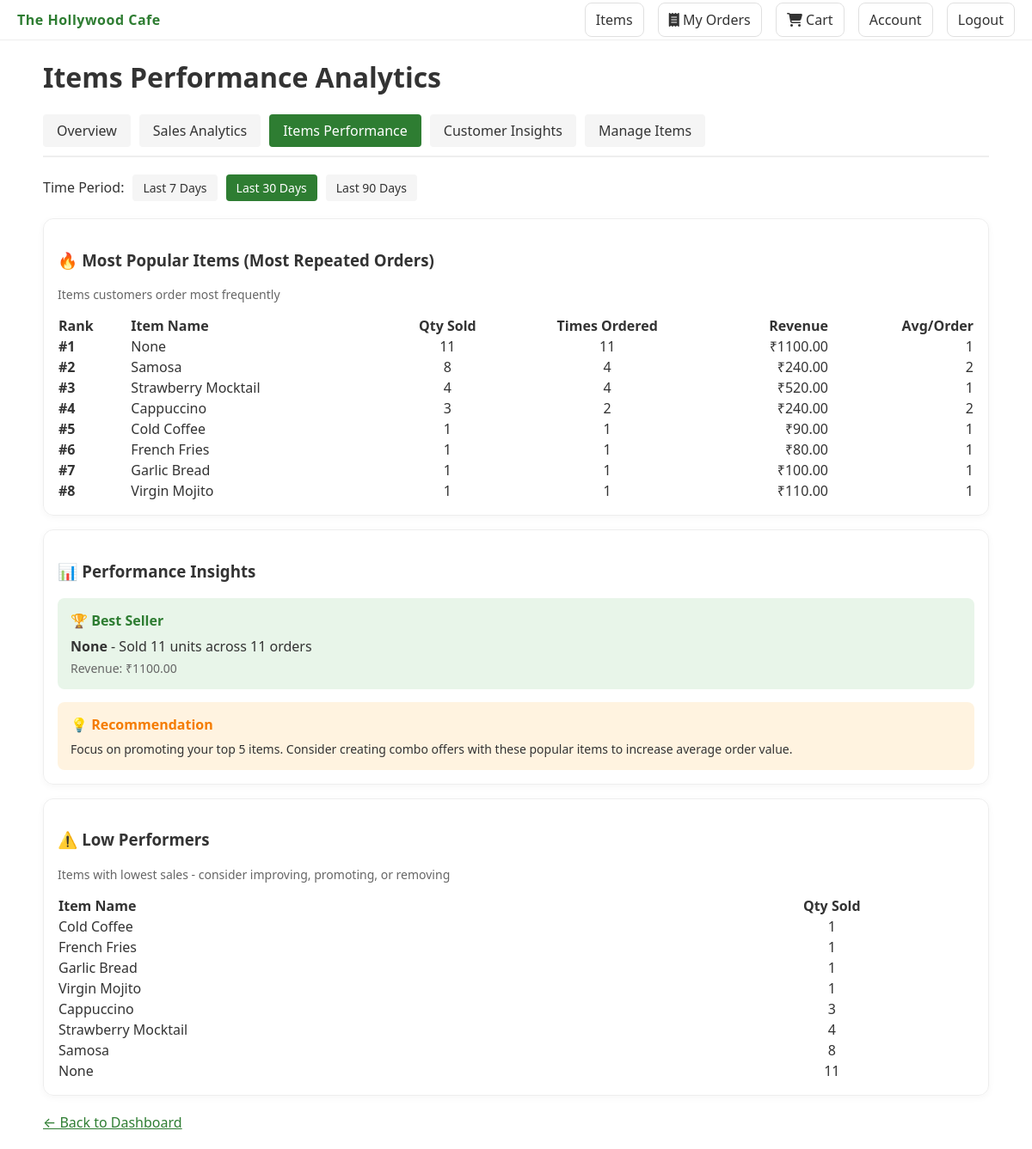
Screenshot of /manager/analytics/items/ (signed in) with the database file from the repository.
### cafe/models.py (models this page shows, shortened)
class TimeStampedModel(models.Model):
    created_at = models.DateTimeField(auto_now_add=True)
    updated_at = models.DateTimeField(auto_now=True)
    class Meta:
        abstract = True

class Item(TimeStampedModel):
    name = models.CharField(max_length=200)
    description = models.TextField(blank=True)
    price = models.DecimalField(max_digits=10, decimal_places=2)
    image = models.ImageField(upload_to='items/', blank=True, null=True)
    is_active = models.BooleanField(default=True)
    category = models.ForeignKey(ItemCategory, on_delete=models.SET_NULL, null=True, blank=True, related_name='items')

### cafe/views.py (the view)
# urls.py: path('manager/analytics/items/', views.manager_items_analytics, name='manager_items'),
@login_required
@user_passes_test(is_manager)
def manager_items_analytics(request):
    from django.db.models import Sum, Count, F, Avg
    from datetime import timedelta
    from django.utils import timezone
    days = int(request.GET.get('days', 30))
    start_date = timezone.now() - timedelta(days=days)
    top_items = (
        OrderItem.objects
        .filter(order__created_at__gte=start_date, order__status__in=['PAID', 'PREPARING', 'COMPLETED'])
        .values('item__name', 'item__id', 'item__price')
        .annotate(
            total_qty=Sum('quantity'),
            total_revenue=Sum(F('quantity') * F('unit_price')),
            order_count=Count('order', distinct=True)
        )
        .order_by('-total_qty')
    )
    low_performers = (
        OrderItem.objects
        .filter(order__created_at__gte=start_date, order__status__in=['PAID', 'PREPARING', 'COMPLETED'])
        .values('item__name', 'item__id')
        .annotate(total_qty=Sum('quantity'))
        .order_by('total_qty')[:10]
    )
    context = {
        'top_items': list(top_items),
        'low_performers': list(low_performers),
        'days': days,
    }
    return render(request, 'cafe/manager_items.html', context)

### cafe/context_processors.py (called while the page is built)
def cart_context(request):
    try:
        cart = get_or_create_cart(request)
        count = sum(ci.quantity for ci in cart.items.all())
        total = sum(ci.subtotal for ci in cart.items.all())
    except Exception:
        count = 0
        total = 0
    return {
        'cart_count': count,
        'cart_total': total,
    }

### cafe/utils.py (called while the page is built)
def get_or_create_cart(request):
    if not request.session.session_key:
        request.session.save()
    session_key = request.session.session_key
    cart = Cart.objects.filter(session_key=session_key, status='OPEN').first()
    if request.user.is_authenticated and hasattr(request.user, 'customer_profile'):
        customer = request.user.customer_profile
        if cart:
            cart.customer = customer
            cart.save()
        else:
            cart = Cart.objects.filter(customer=customer, status='OPEN').first()
            if not cart:
                cart = Cart.objects.create(session_key=session_key, customer=customer, status='OPEN')
    elif not cart:
        cart = Cart.objects.create(session_key=session_key, status='OPEN')
    return cart

### cafe/views.py (called while the page is built)
def is_manager(user):
    return user.is_authenticated and (user.is_staff or user.groups.filter(name='Manager').exists())

### cafe/templates/cafe/manager_items.html (shortened to what this page needs)
{% extends 'base.html' %}
{% block content %}
<h1>Items Performance Analytics</h1>
<nav class="analytics-nav">
  <a href="{% url 'manager_dashboard' %}">Overview</a>
  <a href="{% url 'manager_sales' %}">Sales Analytics</a>
  <a href="{% url 'manager_items' %}" class="active">Items Performance</a>
  <a href="{% url 'manager_customers' %}">Customer Insights</a>
  <a href="{% url 'items_list' %}">Manage Items</a>
</nav>
<div class="filter-bar">
  <span>Time Period:</span>
  <a href="?days=7" {% if days == 7 %}class="active"{% endif %}>Last 7 Days</a>
  <a href="?days=30" {% if days == 30 %}class="active"{% endif %}>Last 30 Days</a>
  <a href="?days=90" {% if days == 90 %}class="active"{% endif %}>Last 90 Days</a>
</div>
<div class="grid">
  <div class="card" style="grid-column: 1 / -1;">
    <h3>🔥 Most Popular Items (Most Repeated Orders)</h3>
    <p style="color:#666;font-size:14px;margin-bottom:15px;">Items customers order most frequently</p>
    {% if top_items %}
      <table style="width:100%;border-collapse:collapse;">
        <thead>
          <tr>
            <th style="text-align:left;">Rank</th>
            <th style="text-align:left;">Item Name</th>
            <th style="text-align:center;">Qty Sold</th>
            <th style="text-align:center;">Times Ordered</th>
            <th style="text-align:right;">Revenue</th>
            <th style="text-align:right;">Avg/Order</th>
          </tr>
        </thead>
        <tbody>
          {% for item in top_items %}
            <tr>
              <td><strong>#{{ forloop.counter }}</strong></td>
              <td>{{ item.item__name }}</td>
              <td style="text-align:center;">{{ item.total_qty }}</td>
              <td style="text-align:center;">{{ item.order_count }}</td>
              <td style="text-align:right;">₹{{ item.total_revenue|floatformat:2 }}</td>
              <td style="text-align:right;">{% widthratio item.total_qty item.order_count 1 %}</td>
            </tr>
          {% endfor %}
        </tbody>
      </table>
    {% else %}
      <p>No data available for this period</p>
    {% endif %}
  </div>
  <div class="card" style="grid-column: 1 / -1;">
    <h3>📊 Performance Insights</h3>
    {% if top_items %}
      {% with best_seller=top_items.0 %}
        <div style="background:#e8f5e9;padding:15px;border-radius:8px;margin-bottom:15px;">
          <h4 style="margin:0 0 8px 0;color:#2e7d32;">🏆 Best Seller</h4>
          <p style="margin:0;"><strong>{{ best_seller.item__name }}</strong> - Sold {{ best_seller.total_qty }} units across {{ best_seller.order_count }} orders</p>
          <p style="margin:5px 0 0 0;color:#666;font-size:14px;">Revenue: ₹{{ best_seller.total_revenue|floatformat:2 }}</p>
        </div>
      {% endwith %}
      <div style="background:#fff3e0;padding:15px;border-radius:8px;">
        <h4 style="margin:0 0 8px 0;color:#f57c00;">💡 Recommendation</h4>
        <p style="margin:0;font-size:14px;">Focus on promoting your top 5 items. Consider creating combo offers with these popular items to increase average order value.</p>
      </div>
    {% endif %}
  </div>
  <div class="card" style="grid-column: 1 / -1;">
    <h3>⚠️ Low Performers</h3>
    <p style="color:#666;font-size:14px;margin-bottom:15px;">Items with lowest sales - consider improving, promoting, or removing</p>
    {% if low_performers %}
      <table style="width:100%;border-collapse:collapse;">
        <thead>
          <tr>
            <th style="text-align:left;">Item Name</th>
            <th style="text-align:center;">Qty Sold</th>
          </tr>
        </thead>
        <tbody>
          {% for item in low_performers %}
            <tr>
              <td>{{ item.item__name }}</td>
              <td style="text-align:center;">{{ item.total_qty }}</td>
            </tr>
          {% endfor %}
        </tbody>
      </table>
    {% else %}
      <p>No low performing items</p>
    {% endif %}
  </div>
</div>
<p style="margin-top:20px;"><a href="{% url 'manager_dashboard' %}" style="color:#2e7d32;">← Back to Dashboard</a></p>
{% endblock %}

### cafemanagementsystem/static/css/styles.css (style rules this page uses)
:root { --primary: #2e7d32; --accent: #ff7043; --bg: #ffffff; --text: #333333; }
body { font-family: system-ui, -apple-system, Segoe UI, Roboto, "Helvetica Neue", Arial, "Noto Sans", "Apple Color Emoji", "Segoe UI Emoji"; color: var(--text); background: var(--bg); margin: 0; }
.card { border: 1px solid #eee; border-radius: 12px; padding: 16px; box-shadow: 0 2px 8px rgba(0,0,0,0.04); }
.grid { display: grid; grid-template-columns: repeat(auto-fill, minmax(220px, 1fr)); gap: 16px; }

### cafe/templates/cafe/manager_items.html (style rules this page uses)
.analytics-nav { display: flex; gap: 10px; margin-bottom: 20px; border-bottom: 2px solid #eee; padding-bottom: 10px; }
.analytics-nav a { padding: 8px 16px; background: #f5f5f5; border-radius: 4px; text-decoration: none; color: #333; transition: all 0.3s; }
.analytics-nav a:hover, .analytics-nav a.active { background: #2e7d32; color: white; }
.filter-bar { display: flex; gap: 10px; margin-bottom: 20px; align-items: center; }
.filter-bar a { padding: 6px 12px; background: #f5f5f5; border-radius: 4px; text-decoration: none; color: #333; font-size: 14px; }
.filter-bar a.active { background: #2e7d32; color: white; }

### rows the page displays
Item: item__name "Samosa", total_qty "8", order_count "4", total_revenue "240.00", total_qty "2"
Item: item__name "Strawberry Mocktail", total_qty "4", order_count "4", total_revenue "520.00", total_qty "1"
Item: item__name "Cappuccino", total_qty "3", order_count "2", total_revenue "240.00", total_qty "2"
Item: item__name "Cold Coffee", total_qty "1", order_count "1", total_revenue "90.00"
Item: item__name "French Fries", total_qty "1", order_count "1", total_revenue "80.00"
Item: item__name "Garlic Bread", total_qty "1", order_count "1", total_revenue "100.00"
Item: item__name "Virgin Mojito", total_qty "1", order_count "1", total_revenue "110.00"

### other values shown
{{ item.item__name }} "None"
{{ item.total_qty }} "11"
{{ item.order_count }} "11"
{{ item.total_revenue|floatformat:2 }} "1100.00"
{{ best_seller.item__name }} "None"
{{ best_seller.total_qty }} "11"
{{ best_seller.order_count }} "11"
{{ best_seller.total_revenue|floatformat:2 }} "1100.00"
